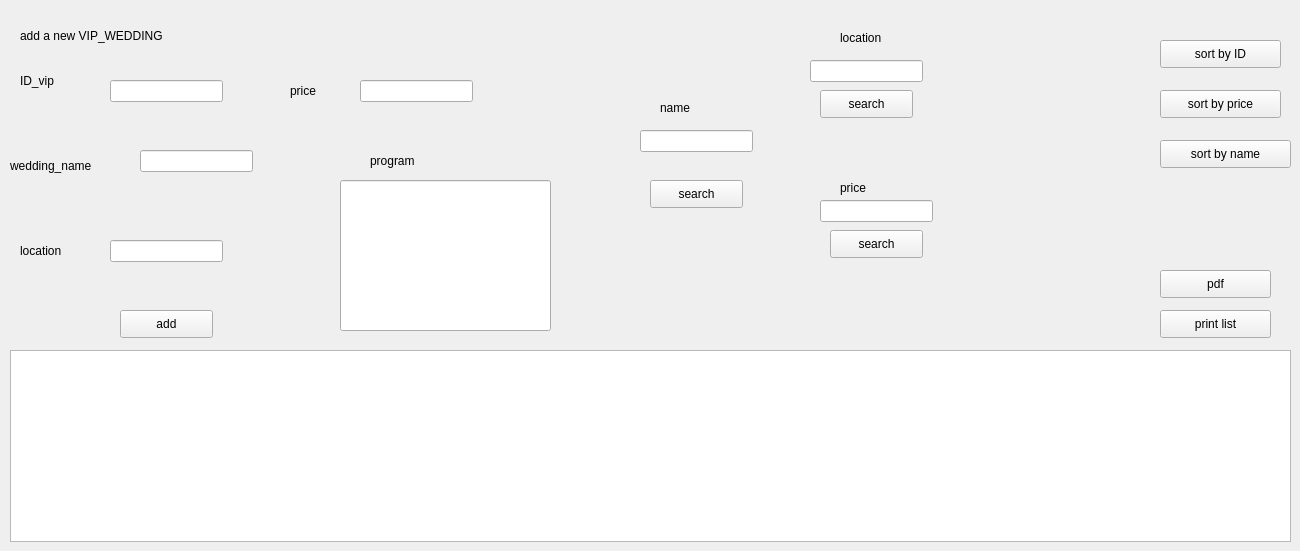
     <widget class="QWidget" name="tab_36">
      <attribute name="title">
       <string>add</string>
      </attribute>
      <widget class="QTableView" name="table_vip">
       <property name="geometry">
        <rect>
         <x>10</x>
         <y>350</y>
         <width>1281</width>
         <height>192</height>
        </rect>
       </property>
      </widget>
      <widget class="QLabel" name="label_94">
       <property name="geometry">
        <rect>
         <x>20</x>
         <y>20</y>
         <width>251</width>
         <height>31</height>
        </rect>
       </property>
       <property name="text">
        <string>add a new VIP_WEDDING</string>
       </property>
      </widget>
      <widget class="QLabel" name="label_95">
       <property name="geometry">
        <rect>
         <x>20</x>
         <y>60</y>
         <width>81</width>
         <height>41</height>
        </rect>
       </property>
       <property name="text">
        <string>ID_vip</string>
       </property>
      </widget>
      <widget class="QLabel" name="label_96">
       <property name="geometry">
        <rect>
         <x>10</x>
         <y>140</y>
         <width>141</width>
         <height>51</height>
        </rect>
       </property>
       <property name="text">
        <string>wedding_name</string>
       </property>
      </widget>
      <widget class="QLabel" name="label_97">
       <property name="geometry">
        <rect>
         <x>20</x>
         <y>240</y>
         <width>71</width>
         <height>21</height>
        </rect>
       </property>
       <property name="text">
        <string>location</string>
       </property>
      </widget>
      <widget class="QLabel" name="label_98">
       <property name="geometry">
        <rect>
         <x>290</x>
         <y>80</y>
         <width>61</width>
         <height>21</height>
        </rect>
       </property>
       <property name="text">
        <string>price</string>
       </property>
      </widget>
      <widget class="QLabel" name="label_99">
       <property name="geometry">
        <rect>
         <x>370</x>
         <y>140</y>
         <width>131</width>
         <height>41</height>
        </rect>
       </property>
       <property name="text">
        <string>program</string>
       </property>
      </widget>
      <widget class="QLineEdit" name="idvip_add">
       <property name="geometry">
        <rect>
         <x>110</x>
         <y>80</y>
         <width>113</width>
         <height>22</height>
        </rect>
       </property>
      </widget>
      <widget class="QLineEdit" name="namevip_add">
       <property name="geometry">
        <rect>
         <x>140</x>
         <y>150</y>
         <width>113</width>
         <height>22</height>
        </rect>
       </property>
      </widget>
      <widget class="QLineEdit" name="locationvip_add">
       <property name="geometry">
        <rect>
         <x>110</x>
         <y>240</y>
         <width>113</width>
         <height>22</height>
        </rect>
       </property>
      </widget>
      <widget class="QLineEdit" name="pricevip_add">
       <property name="geometry">
        <rect>
         <x>360</x>
         <y>80</y>
         <width>113</width>
         <height>22</height>
        </rect>
       </property>
      </widget>
      <widget class="QPushButton" name="sortid_vip">
       <property name="geometry">
        <rect>
         <x>1160</x>
         <y>40</y>
         <width>121</width>
         <height>28</height>
        </rect>
       </property>
       <property name="text">
        <string>sort by ID</string>
       </property>
      </widget>
      <widget class="QPushButton" name="sortprice_vip">
       <property name="geometry">
        <rect>
         <x>1160</x>
         <y>90</y>
         <width>121</width>
         <height>28</height>
        </rect>
       </property>
       <property name="text">
        <string>sort by price</string>
       </property>
      </widget>
      <widget class="QPushButton" name="sortname_vip">
       <property name="geometry">
        <rect>
         <x>1160</x>
         <y>140</y>
         <width>131</width>
         <height>28</height>
        </rect>
       </property>
       <property name="text">
        <string>sort by name</string>
       </property>
      </widget>
      <widget class="QPushButton" name="searchlocation_vip_2">
       <property name="geometry">
        <rect>
         <x>820</x>
         <y>90</y>
         <width>93</width>
         <height>28</height>
        </rect>
       </property>
       <property name="text">
        <string>search</string>
       </property>
      </widget>
      <widget class="QPushButton" name="searchname_vip_2">
       <property name="geometry">
        <rect>
         <x>650</x>
         <y>180</y>
         <width>93</width>
         <height>28</height>
        </rect>
       </property>
       <property name="text">
        <string>search</string>
       </property>
      </widget>
      <widget class="QPushButton" name="searchprice_vip_2">
       <property name="geometry">
        <rect>
         <x>830</x>
         <y>230</y>
         <width>93</width>
         <height>28</height>
        </rect>
       </property>
       <property name="text">
        <string>search</string>
       </property>
      </widget>
      <widget class="QLineEdit" name="searchname_vip">
       <property name="geometry">
        <rect>
         <x>640</x>
         <y>130</y>
         <width>113</width>
         <height>22</height>
        </rect>
       </property>
      </widget>
      <widget class="QLineEdit" name="searchlocation_vip">
       <property name="geometry">
        <rect>
         <x>810</x>
         <y>60</y>
         <width>113</width>
         <height>22</height>
        </rect>
       </property>
      </widget>
      <widget class="QLineEdit" name="searchprice_vip">
       <property name="geometry">
        <rect>
         <x>820</x>
         <y>200</y>
         <width>113</width>
         <height>22</height>
        </rect>
       </property>
      </widget>
      <widget class="QLabel" name="label_100">
       <property name="geometry">
        <rect>
         <x>660</x>
         <y>100</y>
         <width>56</width>
         <height>16</height>
        </rect>
       </property>
       <property name="text">
        <string>name</string>
       </property>
      </widget>
      <widget class="QLabel" name="label_101">
       <property name="geometry">
        <rect>
         <x>840</x>
         <y>180</y>
         <width>91</width>
         <height>16</height>
        </rect>
       </property>
       <property name="text">
        <string>price</string>
       </property>
      </widget>
      <widget class="QLabel" name="label_102">
       <property name="geometry">
        <rect>
         <x>840</x>
         <y>30</y>
         <width>91</width>
         <height>16</height>
        </rect>
       </property>
       <property name="text">
        <string>location</string>
       </property>
      </widget>
      <widget class="QPushButton" name="pdf_vip">
       <property name="geometry">
        <rect>
         <x>1160</x>
         <y>270</y>
         <width>111</width>
         <height>28</height>
        </rect>
       </property>
       <property name="text">
        <string>pdf</string>
       </property>
      </widget>
      <widget class="QPushButton" name="print_vip">
       <property name="geometry">
        <rect>
         <x>1160</x>
         <y>310</y>
         <width>111</width>
         <height>28</height>
        </rect>
       </property>
       <property name="text">
        <string>print list</string>
       </property>
      </widget>
      <widget class="QPushButton" name="add_vip">
       <property name="geometry">
        <rect>
         <x>120</x>
         <y>310</y>
         <width>93</width>
         <height>28</height>
        </rect>
       </property>
       <property name="text">
        <string>add</string>
       </property>
      </widget>
      <widget class="QLineEdit" name="programvip_ajouter">
       <property name="geometry">
        <rect>
         <x>340</x>
         <y>180</y>
         <width>211</width>
         <height>151</height>
        </rect>
       </property>
      </widget>
     </widget>
